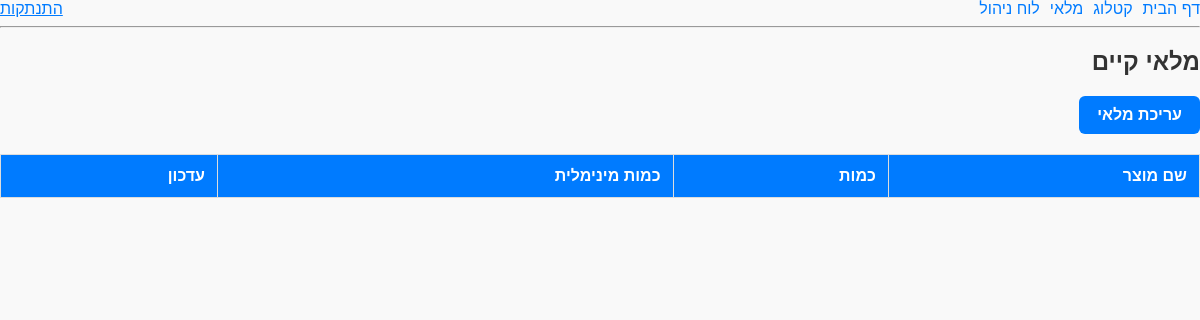
Before: /inventory (signed in) with the older database file.
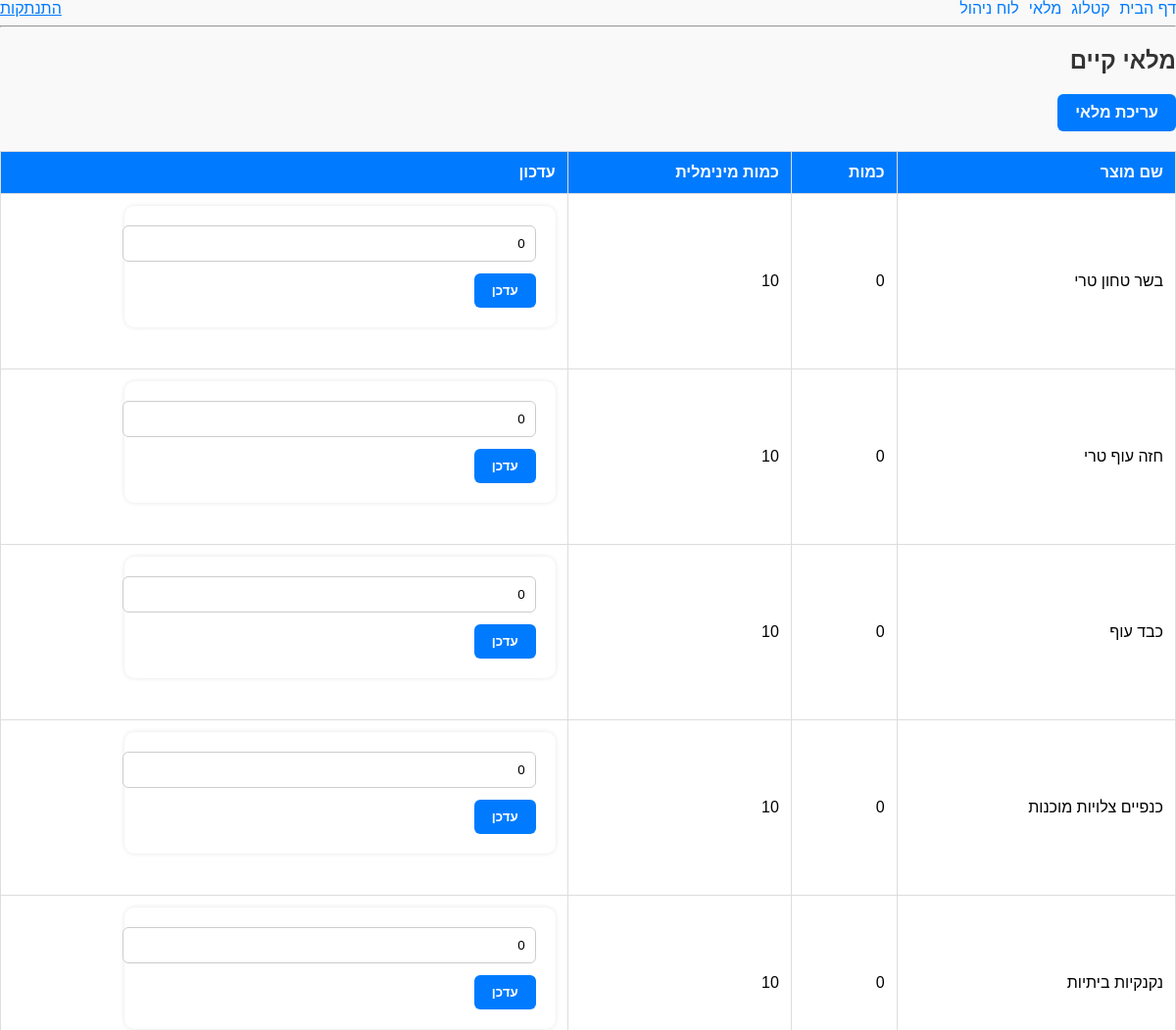
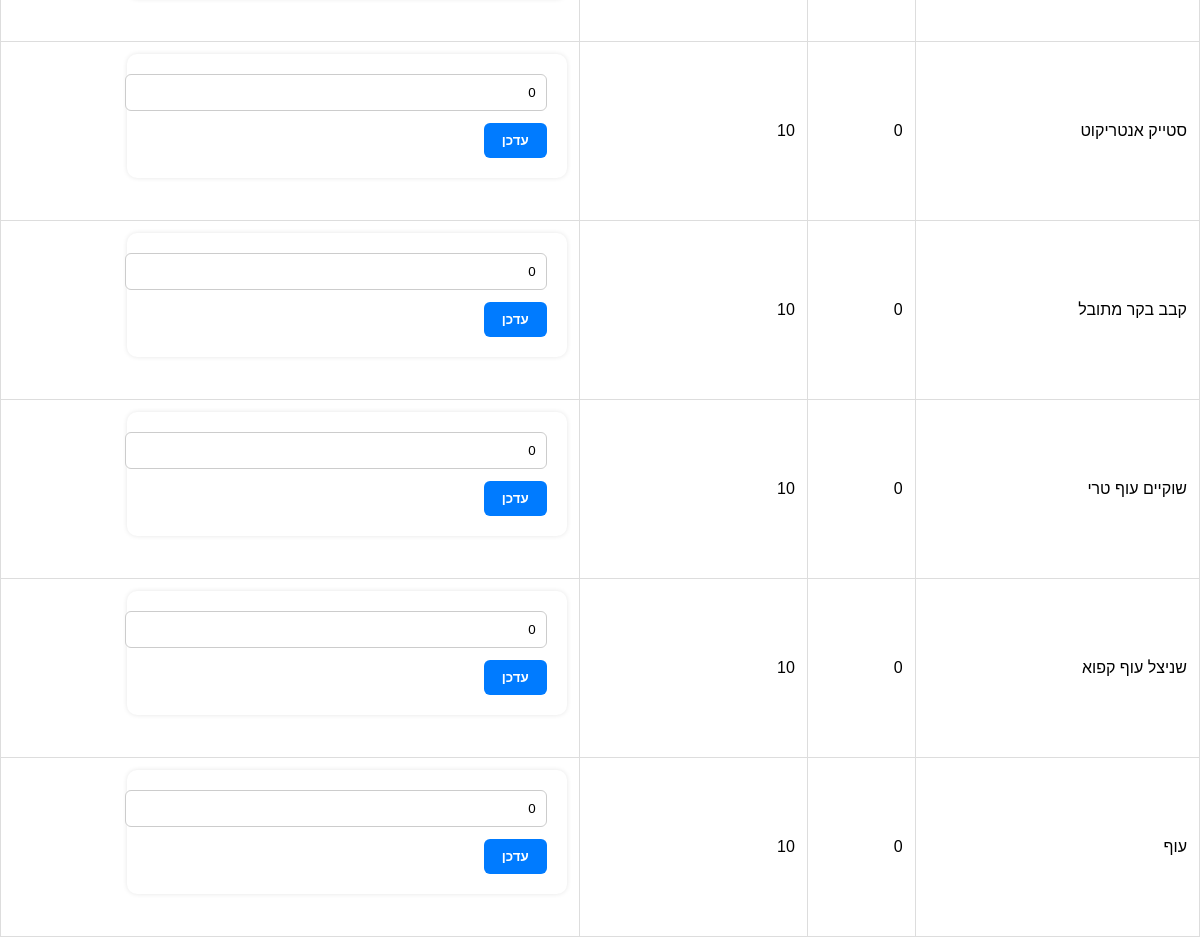
After: the same page with the newer database file (2 pictures, top to bottom).
### tables this page shows
CREATE TABLE inventory (
            id INTEGER PRIMARY KEY AUTOINCREMENT,
            product_id INTEGER NOT NULL UNIQUE,
            quantity INTEGER NOT NULL DEFAULT 0,
            min_required INTEGER DEFAULT 10,
            updated_at TIMESTAMP DEFAULT CURRENT_TIMESTAMP,
            FOREIGN KEY (product_id) REFERENCES products(id)
        );

CREATE TABLE products (
            id INTEGER PRIMARY KEY AUTOINCREMENT,
            name TEXT NOT NULL UNIQUE,
            price REAL NOT NULL,
            category_id INTEGER,
            description TEXT,
            image_url TEXT,
            on_sale INTEGER DEFAULT 0,
            FOREIGN KEY (category_id) REFERENCES categories(id)
        );

### app.py (the view)
@app.route('/inventory')
def show_inventory():
    if 'user_id' not in session:
        return redirect(url_for('login'))
    if session.get('role') != 'admin':
        return "אין לך הרשאה לצפות בדף זה", 403
    db = get_db()
    inventory = db.execute('''
        SELECT inventory.id, products.name AS product_name, inventory.quantity, inventory.min_required
        FROM inventory
        JOIN products ON inventory.product_id = products.id
    ''').fetchall()
    return render_template('inventory.html', inventory=inventory)

### app.py (called while the page is built)
def get_db(): # פותח חיבור למסד נתונים
    db = getattr(g, '_database', None)
    if db is None:
        db = g._database = sqlite3.connect(DATABASE)
        db.row_factory = sqlite3.Row
    return db

@app.teardown_appcontext
def close_connection(exception):
    db = getattr(g, '_database', None)
    if db is not None:
        db.close()

### templates/inventory.html (shortened to what this page needs)
{% extends "base.html" %}
{% block content %}
<div class="inventory-container">
    <h2>מלאי קיים</h2>
    {% if session.get('role') == 'admin' %}
        <a href="/inventory/edit" class="btn">עריכת מלאי</a>
    {% endif %}
    <table class="inventory-table">
        <thead>
            <tr>
                <th>שם מוצר</th>
                <th>כמות</th>
                <th>כמות מינימלית</th>
                <th>עדכון</th>
            </tr>
        </thead>
        <tbody>
            {% for item in inventory %}
            <tr>
                <td>{{ item.product_name }}</td>
                <td>{{ item.quantity }}</td>
                <td>{{ item.min_required }}</td>
                <td>
                    <form method="POST" action="/inventory/update/{{ item.id }}" class="update-form">
                        <input type="number" name="quantity" value="{{ item.quantity }}" required>
                        <button type="submit">עדכן</button>
                    </form>
                </td>
            </tr>
            {% endfor %}
        </tbody>
    </table>
</div>
{% endblock %}

Changed rows visible on the page:
added inventory: product_name "בשר טחון טרי", quantity "0", min_required "10"
added inventory: product_name "חזה עוף טרי", quantity "0", min_required "10"
added inventory: product_name "כבד עוף", quantity "0", min_required "10"
added inventory: product_name "כנפיים צלויות מוכנות", quantity "0", min_required "10"
added inventory: product_name "נקנקיות ביתיות", quantity "0", min_required "10"
added inventory: product_name "סטייק אנטריקוט", quantity "0", min_required "10"
added inventory: product_name "קבב בקר מתובל", quantity "0", min_required "10"
added inventory: product_name "שוקיים עוף טרי", quantity "0", min_required "10"
added inventory: product_name "שניצל עוף קפוא", quantity "0", min_required "10"
added inventory: product_name "עוף", quantity "0", min_required "10"
